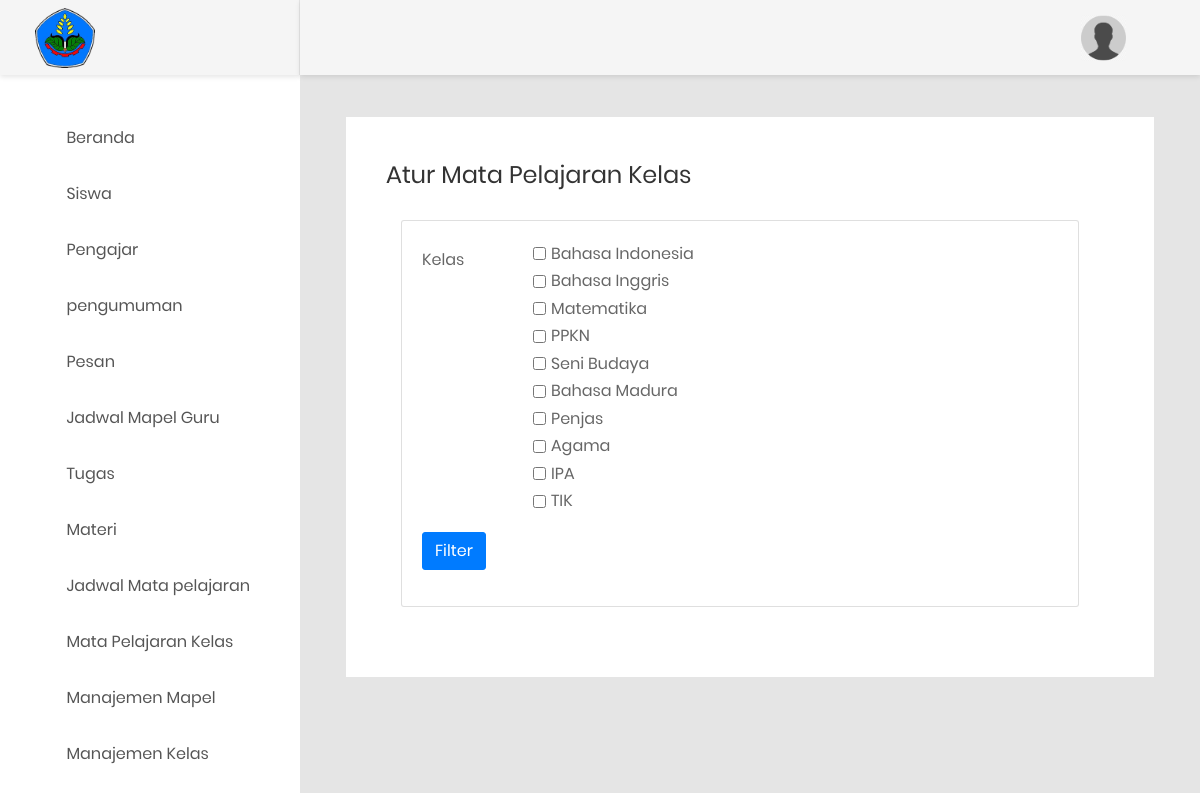
The app's page /e-learning/admin/aturMapelKelas/1 with its own data.
### tables this page shows
CREATE TABLE `el_mapel` (
  `id` int(11) NOT NULL,
  `nama` varchar(255) NOT NULL,
  `info` text DEFAULT NULL,
  `aktif` tinyint(1) NOT NULL DEFAULT 1 COMMENT '1 = ya, 0 = tidak'
);

### e-learning/application/controllers/Admin.php (called while the page is built, shortened)
<?php
class admin extends CI_Controller {
	function __construct(){
		$this->load->model('Admin_model');
	}
    public function aturMapelKelas($id)
    {
        $data['idkelas']=$id;
        $data['mapel']=$this->Admin_model->view_where('el_mapel',array('aktif'=>1))->result();
        $this->load->view('part/header');
        $this->load->view('part/sidebaradmin',$data);
        $this->load->view('admin/aturMapelKelas',$data);
        $this->load->view('part/footer');
    }
}
?>

### e-learning/index.php (called while the page is built, shortened)
<?php
require_once BASEPATH.'core/CodeIgniter.php';

### e-learning/application/models/Admin_model.php (called while the page is built, shortened)
<?php
    class admin_model extends CI_Model{
    	public function view_where($table,$where)
        {
            return  $this->db->get_where($table,$where);
        }
    }
?>

### e-learning/application/views/admin/aturMapelKelas.php (the view, shortened to what this page needs)
<div class="main-content">
    <div class="section__content section__content--p30">
        <div class="container-fluid">
            <div class="map-data m-b-40">
                <h3 class="title-3 m-b-30">Atur Mata Pelajaran Kelas</h3>
                <div class="mx-auto d-block">
                    <div class="container-fluid">
                      <div class="card card-body">
                        <form action="<?=base_url()?>admin/simpanAturMapel/<?=$idkelas?>" enctype="multipart/form-data" method="post">
                          <div class="form-group row">
                            <label for="inputEmail3" class="col-sm-2 col-form-label">Kelas</label>
                            <div class="col-sm-10">
                              <?php $no=1; foreach ($mapel as $key) {?>
                                <div class="form-check form-check-inline">
                                  <input class="form-check-input" type="checkbox" id="inlineCheckbox<?=$no?>" value="<?=$key->id?>" name="mapel[]">
                                  <label class="form-check-label" for="inlineCheckbox<?=$no?>"><?=$key->nama?></label>
                                </div><br>
                                <?php $no++;} ?>
                            </div>
                          </div>
                          <div class="form-group row">
                            <div class="col-sm-10">
                              <button type="submit" name="submit" class="btn btn-primary">Filter</button>
                            </div>
                          </div>
                        </form>
                      </div>
                    </div>
                </div>
            </div>
        </div>
    </div>
</div>

### records on screen
el_mapel: nama "Bahasa Indonesia"
el_mapel: nama "Bahasa Inggris"
el_mapel: nama "Matematika"
el_mapel: nama "PPKN"
el_mapel: nama "Seni Budaya"
el_mapel: nama "Bahasa Madura"
el_mapel: nama "Penjas"
el_mapel: nama "Agama"
el_mapel: nama "IPA"
el_mapel: nama "TIK"
